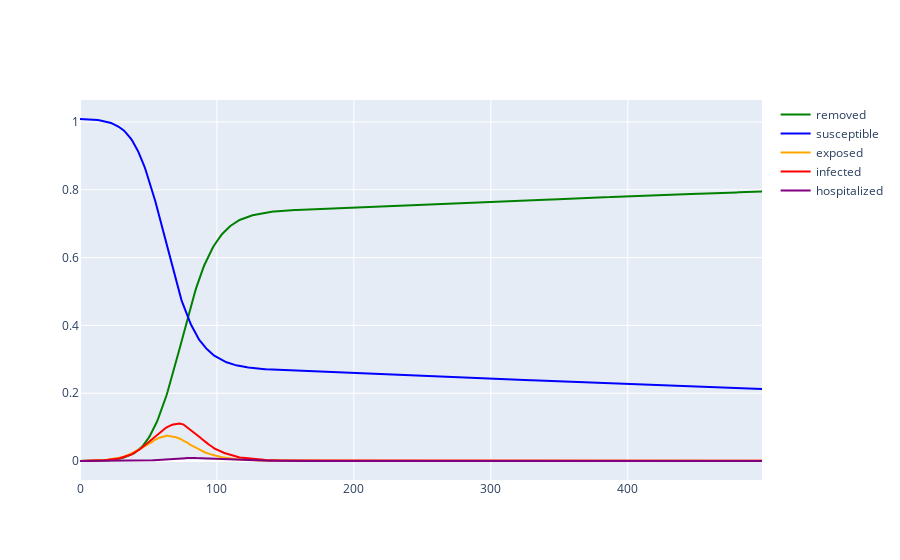

The notebook cell this image was saved under:
### Code cell
df = make_SIR_graph(data)

### Figure 1 — Plotly figure (JSON) as saved in the notebook; plotly's stock layout.template omitted (floating-point values rounded to 4 significant figures; data arrays with more than 128 entries replaced by an {"elided": "..."} marker saying what was removed)
{"data": [{"line": {"color": "green"}, "name": "removed", "type": "scatter", "x": {"elided": "500 int values"}, "y": {"elided": "499 float values"}}, {"line": {"color": "blue"}, "name": "susceptible", "type": "scatter", "x": {"elided": "500 int values"}, "y": {"elided": "499 float values"}}, {"line": {"color": "orange"}, "name": "exposed", "type": "scatter", "x": {"elided": "500 int values"}, "y": {"elided": "499 float values"}}, {"line": {"color": "red"}, "name": "infected", "type": "scatter", "x": {"elided": "500 int values"}, "y": {"elided": "499 float values"}}, {"line": {"color": "purple"}, "name": "hospitalized", "type": "scatter", "x": {"elided": "500 int values"}, "y": {"elided": "499 float values"}}], "layout": {"hovermode": "x"}}
